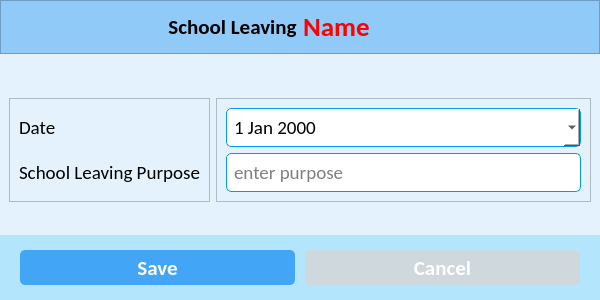
<?xml version="1.0" encoding="UTF-8"?>
<ui version="4.0">
 <class>LeftSchoolWindow</class>
 <widget class="QMainWindow" name="LeftSchoolWindow">
  <property name="geometry">
   <rect>
    <x>0</x>
    <y>0</y>
    <width>600</width>
    <height>300</height>
   </rect>
  </property>
  <property name="minimumSize">
   <size>
    <width>600</width>
    <height>300</height>
   </size>
  </property>
  <property name="maximumSize">
   <size>
    <width>600</width>
    <height>300</height>
   </size>
  </property>
  <property name="windowTitle">
   <string>Left School</string>
  </property>
  <property name="windowIcon">
   <iconset resource="../resources.qrc">
    <normaloff>:/icons/assets/icons/logo.png</normaloff>:/icons/assets/icons/logo.png</iconset>
  </property>
  <widget class="QWidget" name="centralwidget">
   <property name="styleSheet">
    <string notr="true">* {
	background-color: #e3f2fd;
}

#header_frame, #label {
	background-color: #90caf9;
}

#lbl_student_name {
	background-color: #90caf9;
	color: red;
}

#bottom_widget {
	background-color: #b3e5fc;
}

QPushButton {
	background-color: #42a5f5;
	border-radius: 5px;
	color: #fff;
}

#btn_cancel {
	background-color: #cfd8dc;
	border-radius: 5px;
	color: #fff;
}

QLineEdit {
	background-color: #fff;
	border-radius: 5px;
	border: 1px solid #039be5;
	padding: 5px 5px;
}

QDateEdit {
	background-color: #fff;
	border-radius: 5px;
	border: 1px solid #039be5;
	padding: 5px 5px;
}

QComboBox {
	background-color: #fff;
	border-radius: 5px;
	border: 1px solid #039be5;
	padding: 5px 5px;
}</string>
   </property>
   <layout class="QVBoxLayout" name="verticalLayout_3">
    <property name="spacing">
     <number>0</number>
    </property>
    <property name="leftMargin">
     <number>0</number>
    </property>
    <property name="topMargin">
     <number>0</number>
    </property>
    <property name="rightMargin">
     <number>0</number>
    </property>
    <property name="bottomMargin">
     <number>0</number>
    </property>
    <item alignment="Qt::AlignTop">
     <widget class="QFrame" name="header_frame">
      <property name="frameShape">
       <enum>QFrame::StyledPanel</enum>
      </property>
      <property name="frameShadow">
       <enum>QFrame::Raised</enum>
      </property>
      <layout class="QHBoxLayout" name="horizontalLayout_2">
       <item alignment="Qt::AlignRight">
        <widget class="QLabel" name="label">
         <property name="font">
          <font>
           <family>Calibri</family>
           <pointsize>16</pointsize>
           <weight>75</weight>
           <bold>true</bold>
          </font>
         </property>
         <property name="text">
          <string>School Leaving</string>
         </property>
         <property name="alignment">
          <set>Qt::AlignCenter</set>
         </property>
         <property name="margin">
          <number>10</number>
         </property>
        </widget>
       </item>
       <item alignment="Qt::AlignLeft">
        <widget class="QLabel" name="lbl_student_name">
         <property name="font">
          <font>
           <family>Calibri</family>
           <pointsize>20</pointsize>
           <weight>75</weight>
           <bold>true</bold>
          </font>
         </property>
         <property name="text">
          <string>Name</string>
         </property>
        </widget>
       </item>
      </layout>
     </widget>
    </item>
    <item>
     <widget class="QWidget" name="widget_3" native="true">
      <property name="sizePolicy">
       <sizepolicy hsizetype="Preferred" vsizetype="Preferred">
        <horstretch>0</horstretch>
        <verstretch>0</verstretch>
       </sizepolicy>
      </property>
      <layout class="QHBoxLayout" name="horizontalLayout_4">
       <item>
        <widget class="QFrame" name="frame_3">
         <property name="frameShape">
          <enum>QFrame::StyledPanel</enum>
         </property>
         <property name="frameShadow">
          <enum>QFrame::Raised</enum>
         </property>
         <layout class="QVBoxLayout" name="verticalLayout_2">
          <item>
           <widget class="QLabel" name="label_8">
            <property name="font">
             <font>
              <family>Calibri</family>
              <pointsize>14</pointsize>
             </font>
            </property>
            <property name="text">
             <string>Date</string>
            </property>
           </widget>
          </item>
          <item>
           <widget class="QLabel" name="label_12">
            <property name="font">
             <font>
              <family>Calibri</family>
              <pointsize>14</pointsize>
             </font>
            </property>
            <property name="text">
             <string>School Leaving Purpose</string>
            </property>
           </widget>
          </item>
         </layout>
        </widget>
       </item>
       <item>
        <widget class="QFrame" name="frame_4">
         <property name="frameShape">
          <enum>QFrame::StyledPanel</enum>
         </property>
         <property name="frameShadow">
          <enum>QFrame::Raised</enum>
         </property>
         <layout class="QVBoxLayout" name="verticalLayout">
          <item>
           <widget class="QDateEdit" name="txt_leaving_date">
            <property name="font">
             <font>
              <family>Calibri</family>
              <pointsize>14</pointsize>
             </font>
            </property>
            <property name="calendarPopup">
             <bool>true</bool>
            </property>
           </widget>
          </item>
          <item>
           <widget class="QLineEdit" name="txt_leaving_purpose">
            <property name="font">
             <font>
              <family>Calibri</family>
              <pointsize>14</pointsize>
             </font>
            </property>
            <property name="readOnly">
             <bool>false</bool>
            </property>
            <property name="placeholderText">
             <string>enter purpose</string>
            </property>
           </widget>
          </item>
         </layout>
        </widget>
       </item>
      </layout>
     </widget>
    </item>
    <item alignment="Qt::AlignBottom">
     <widget class="QWidget" name="bottom_widget" native="true">
      <layout class="QHBoxLayout" name="horizontalLayout_3">
       <property name="spacing">
        <number>10</number>
       </property>
       <property name="leftMargin">
        <number>20</number>
       </property>
       <property name="topMargin">
        <number>15</number>
       </property>
       <property name="rightMargin">
        <number>20</number>
       </property>
       <property name="bottomMargin">
        <number>15</number>
       </property>
       <item>
        <widget class="QPushButton" name="btn_save">
         <property name="minimumSize">
          <size>
           <width>0</width>
           <height>35</height>
          </size>
         </property>
         <property name="font">
          <font>
           <family>Calibri</family>
           <pointsize>16</pointsize>
           <weight>75</weight>
           <bold>true</bold>
          </font>
         </property>
         <property name="text">
          <string>Save</string>
         </property>
         <property name="icon">
          <iconset resource="../resources.qrc">
           <normaloff>:/icons/assets/icons/save.png</normaloff>:/icons/assets/icons/save.png</iconset>
         </property>
         <property name="iconSize">
          <size>
           <width>32</width>
           <height>32</height>
          </size>
         </property>
        </widget>
       </item>
       <item>
        <widget class="QPushButton" name="btn_cancel">
         <property name="minimumSize">
          <size>
           <width>0</width>
           <height>35</height>
          </size>
         </property>
         <property name="font">
          <font>
           <family>Calibri</family>
           <pointsize>16</pointsize>
           <weight>75</weight>
           <bold>true</bold>
          </font>
         </property>
         <property name="text">
          <string>Cancel</string>
         </property>
         <property name="icon">
          <iconset resource="../resources.qrc">
           <normaloff>:/icons/assets/icons/close.png</normaloff>:/icons/assets/icons/close.png</iconset>
         </property>
         <property name="iconSize">
          <size>
           <width>32</width>
           <height>32</height>
          </size>
         </property>
        </widget>
       </item>
      </layout>
     </widget>
    </item>
   </layout>
  </widget>
 </widget>
 <resources>
  <include location="../resources.qrc"/>
 </resources>
 <connections/>
</ui>
